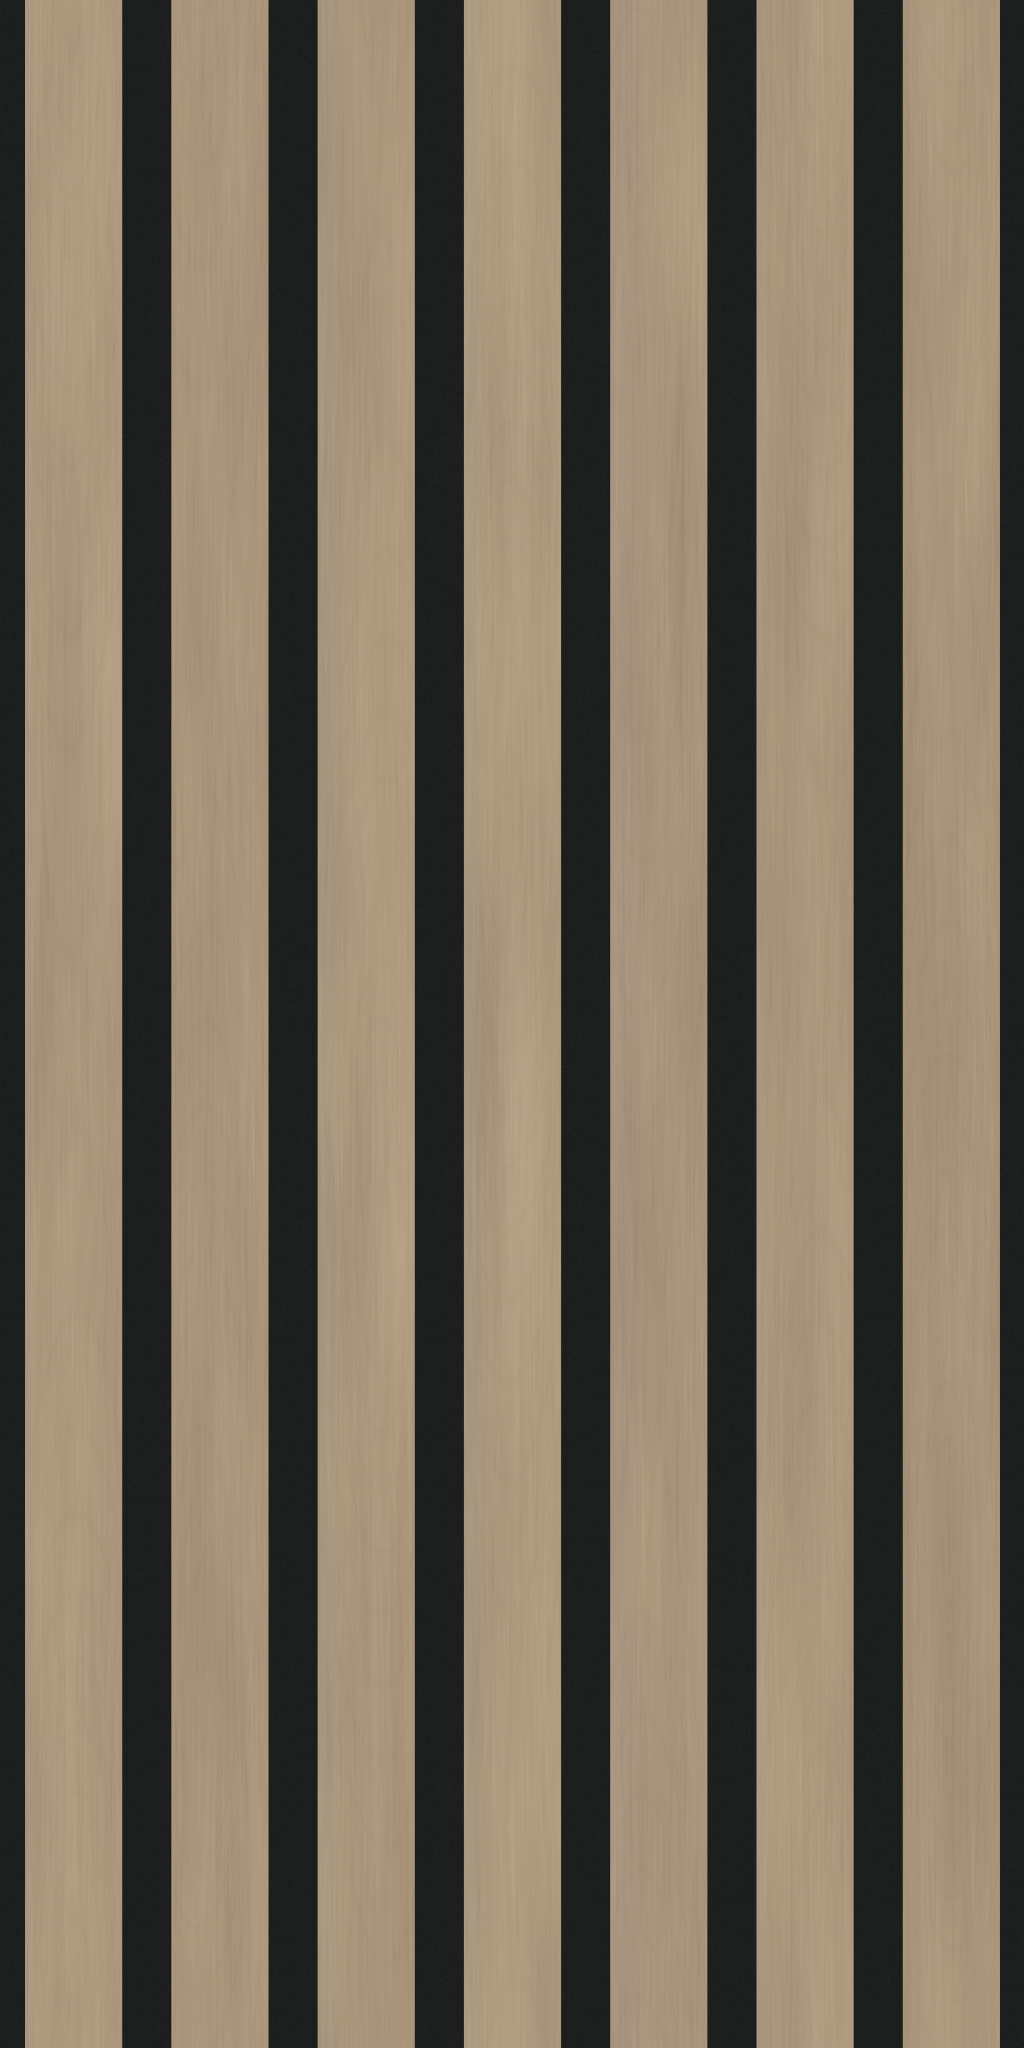

Here is the Python script that generated this plot:
from pathlib import Path
import json
import numpy as np
from PIL import Image
from scipy.ndimage import gaussian_filter

OUT = Path(__file__).parent
W, H = 1024, 2048
RW, RH = 11.8, 23.6
COUNT = 7
PITCH = RW / COUNT
FACE = 1.12
rng = np.random.default_rng(2367)
y, x = np.mgrid[:H, :W]
xin, yin = x * RW / W, y * RH / H
slat = np.floor(xin / PITCH).astype(int)
u = xin % PITCH - PITCH / 2
edge = FACE / 2 - np.abs(u)


def noise(sy, sx):
    a = gaussian_filter(rng.normal(size=(H, W)), (sy, sx), mode='wrap')
    return a / a.std()


# Periodic longitudinal drift keeps every grain strand continuous across the tile ends.
t = 2 * np.pi * y / H
warp = 0.030 * np.sin(t + slat * 1.71) + 0.013 * np.sin(3 * t + slat * 2.43)
grain_x = u + warp
broad = noise(100, 11)
fine = noise(22, 0.65)
fibers = noise(70, 0.9)
phase = 2 * np.pi * (grain_x * 12.5 + 0.18 * np.sin(t * 2 + grain_x * 3))
lines = np.maximum(0, np.cos(phase)) ** 16
phase2 = 2 * np.pi * (grain_x * 31 + 0.2 * np.sin(t * 3 + slat))
pores = np.maximum(0, np.cos(phase2)) ** 24
pores *= np.clip(0.45 + noise(12, 1.5) * 0.3, 0, 1)
variation = np.array([1.5, -2.1, 0.2, 3.2, -0.8, 1.0, -2.8])[slat]
growth_radius = np.sqrt((grain_x + 0.24 * np.sin(slat * 2.1)) ** 2 + (1.2 * np.sin((t + slat * 1.31) / 2)) ** 2 + 0.03)
growth_phase = growth_radius * 2 * np.pi * (10 + slat * 0.37) + 0.4 * broad
growth = np.maximum(0, np.cos(growth_phase)) ** 12
gr = 2.5 * broad + 1.4 * fine + 0.85 * fibers - 1.6 * lines - 3.3 * pores - 2.0 * growth
wood = np.array([170.5, 151.0, 126.0])[None, None, :] + (gr + variation)[..., None] * np.array([1.0, 0.96, 0.85])
feltgrain = noise(0.5, 0.5)
felt = np.array([29., 30., 30.])[None, None, :] + feltgrain[..., None] * 1.25
mask = np.clip(edge / (RW / W) + 0.5, 0, 1)
color = wood * mask[..., None] + felt * (1 - mask[..., None])
Image.fromarray(np.uint8(np.clip(color, 0, 255))).save(OUT / 'texture.png')

# Height is in inches, including a shallow rounded shoulder above recessed felt.
shoulder = np.clip(edge / 0.045, 0, 1)
profile = shoulder * shoulder * (3 - 2 * shoulder)
height = 0.50 * profile
height += (0.0004 * fibers + 0.00025 * fine - 0.00065 * pores) * profile
height += 0.0005 * feltgrain * (1 - profile)
dx = (np.roll(height, -1, axis=1) - np.roll(height, 1, axis=1)) / (2 * RW / W)
dy = (np.roll(height, -1, axis=0) - np.roll(height, 1, axis=0)) / (2 * RH / H)
n = np.stack([-dx, dy, np.ones_like(dx)], axis=-1)
n /= np.linalg.norm(n, axis=-1, keepdims=True)
Image.fromarray(np.uint8(np.clip(np.rint((n * 0.5 + 0.5) * 255), 0, 255))).save(OUT / 'normal.png')

metadata = {
    'repeatWidthIn': RW,
    'repeatHeightIn': RH,
    'depthIn': 0.75,
    'note': 'No manufacturer spec sheet was published; photos suggest 7 slats per recorded 11.8 in panel, estimated 1.12 in faces and 0.566 in rectangular felt gaps on a 1.686 in pitch with lightly softened edges, while 0.75 in total thickness is from the panel record. Tile covers 7 pitches by 23.6 in; muted natural oak veneer colors and charcoal black felt are matched to the main photo, with structure checked against the gallery.'
}
(OUT / 'texture.json').write_text(json.dumps(metadata, indent=2) + '\n')

light = np.array([-0.45, 0.60, 0.66])
light /= np.linalg.norm(light)
lambert = np.maximum(0, n @ light)
linear = (np.clip(color, 0, 255) / 255) ** 2.2
shaded = np.uint8(np.clip((linear * (0.25 + 0.75 * lambert[..., None])) ** (1 / 2.2) * 255, 0, 255))
thumb = Image.fromarray(np.uint8(np.clip(color, 0, 255))).resize((256, 512), Image.Resampling.LANCZOS)
shade_thumb = Image.fromarray(shaded).resize((256, 512), Image.Resampling.LANCZOS)
preview = Image.new('RGB', (1536, 1536))
for row in range(3):
    for col in range(3):
        preview.paste(thumb, (col * 256, row * 512))
        preview.paste(shade_thumb, (768 + col * 256, row * 512))
preview.save(OUT / 'preview.png')

assert W / H == RW / RH
for name, a in [('color', color), ('normal', n)]:
    for axis in [0, 1]:
        seam = np.abs(np.take(a, 0, axis=axis) - np.take(a, -1, axis=axis)).mean()
        print(f'{name} axis {axis} mean seam step: {seam:.4f}')
print(f'Built {W} x {H}, {COUNT} slats, pitch {PITCH:.6f} in, gap {PITCH - FACE:.6f} in')
